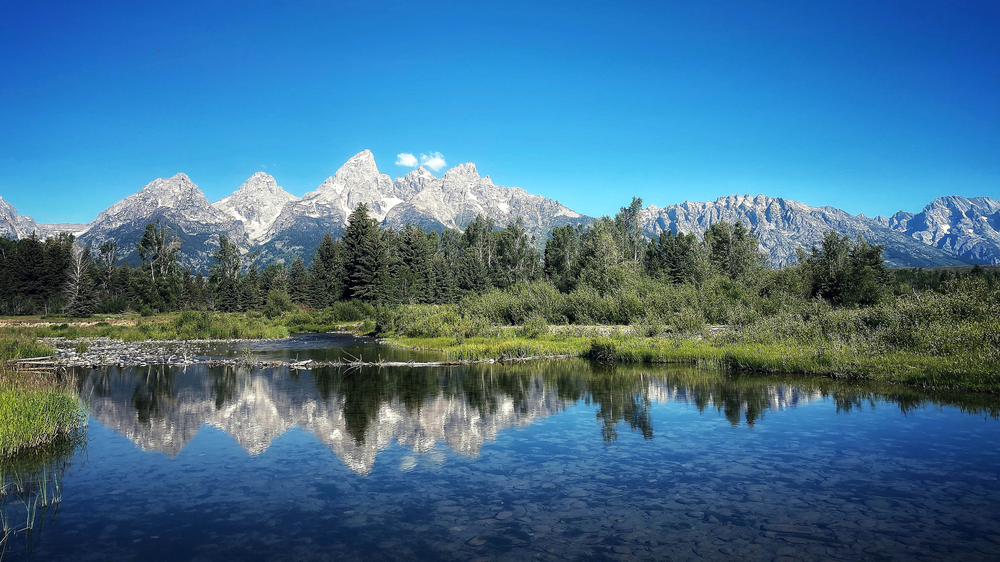
#> input picture subtask_2/task2_2/img.png, 1000 x 562 px, shrunk from 3840 x 2160 before the run
$ python aur_task2.py
#> lines starting #> are read from the running program, lines starting #| are printed output that depends on the picture
from PIL import Image
def main():
       image = Image.open("img.png")
#> image is the input picture: PIL image 1000x562 RGB; mean R, G, B 68.3, 113.3, 141.8
       bw_image = image.convert("L")
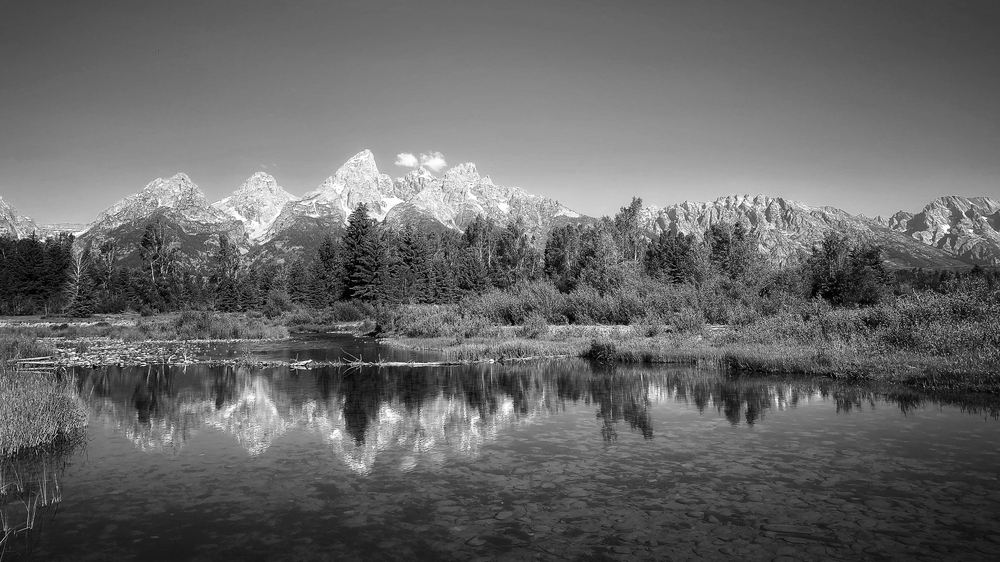
#> bw_image: PIL image 1000x562 L; min 0, max 255, mean 103.1
       bw_image.show()
main()
